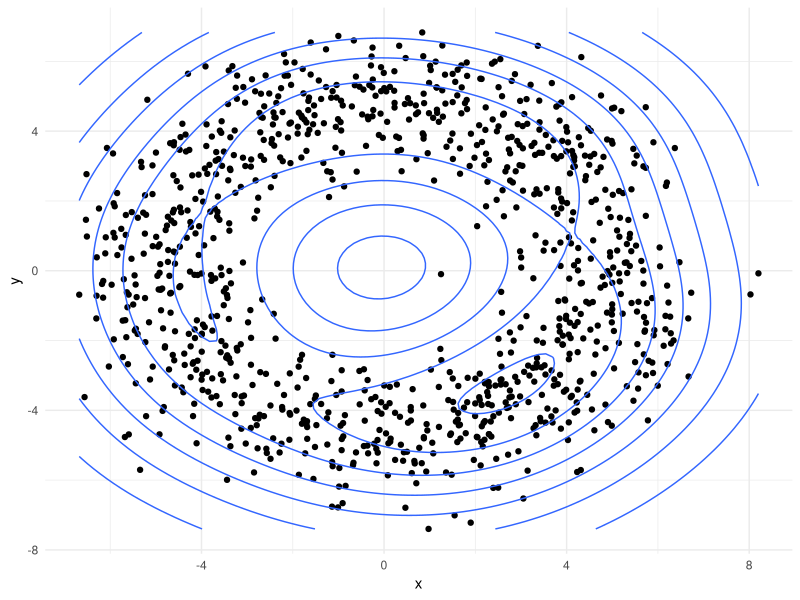
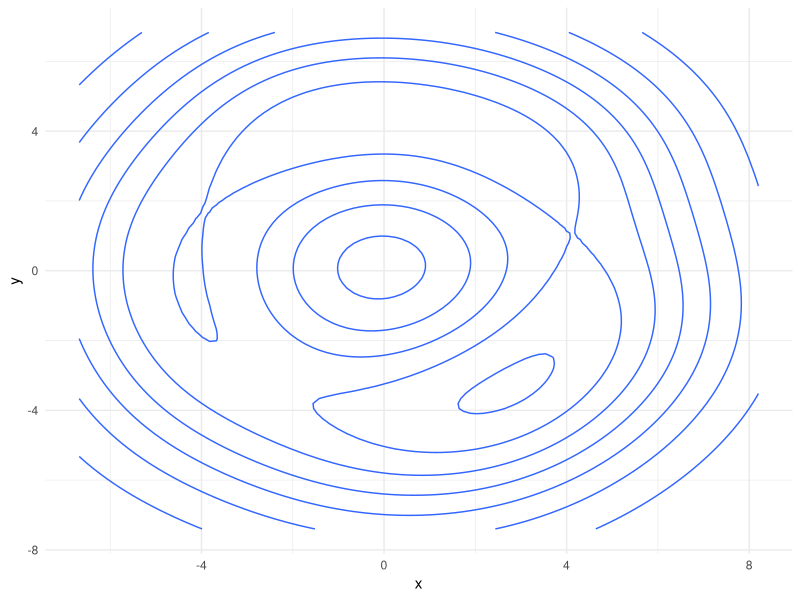

Write R code to recreate these figures, in order. (Note: this script raises an error after producing the figures.)
#' bivariate donut
#' 
#' \theta ~ U(0,2*pi)
#' r ~ N(1,1/4)
#' 
#' x = f(\theta,r) = r*cos(\theta)
#' y = f(\theta,r) = r*sin(\theta)
#' 
#' r = f(x,y) = sqrt(x^2+y^2)
#'
#' theta = f(x,y) = arcsin(y/r) = arccos(x/r)
r_bivariate_donut <- function(n, r_mu=1, r_sd=r_mu/4) {
  thetas <- runif(n,0,2*pi)
  rs <- rnorm(n, r_mu, r_sd)
  x <- rs * cos(thetas)
	y <- rs * sin(thetas)
	return(cbind(x=x, y=y))
}

d_bivariate_donut <- function(x, y, r_mu=1, r_sd=r_mu/4, log=TRUE) {
  r <- sqrt(x^2+y^2)
#	theta <- asin(y/r)
# dunif(theta, 0,2*pi)
  cds <- dnorm(r,r_mu,r_sd,log=log)
  if (isTRUE(log)) 
		return(sum(cds))
	else
		return(prod(cds))
}

r_mu = 5
r_sd = 1

library(ggplot2)
draw_donut <- data.frame(r_bivariate_donut(10^3, r_mu, r_sd))

pl_sim <- ggplot(data=draw_donut, aes(x=x, y=y)) + 
	geom_point() + geom_density2d(adjust=2) +
	theme_minimal()

pl_sim_only_density <- ggplot(data=draw_donut, aes(x=x, y=y)) + 
	geom_density2d(adjust=2) +
	theme_minimal()

print(pl_sim)
print(pl_sim_only_density)


#' What does Gibbs do?
#' Later 
 

#' What does Metropolis do?

#' Proposal p(x,y|x*,y*)
r_metropolis_proposal <- function(xy, sd) {
  xy <- c(x=rnorm(1,xy['x'],sd), y=rnorm(1,xy['y'],sd))
  return(xy)
}

d_metropolis_proposal <- function(xy_star, xy, sd, log=TRUE) {
  d_xy <- c(dnorm(xy_star['x'],xy['x'],sd,log), dnorm(xy_star['y'],xy['y'],sd,log))
  if (isTRUE(log))
    d_xy <- sum(d_xy)
  else
    d_xy <- prod(d_xy)
  return(d_xy)
}


metropolis_acceptance <- function(xy, xy_star, theta, sd_proposal) {
  log_d_xy <- d_bivariate_donut(xy['x'], xy['y'], theta['r_mu'], theta['r_sd'], log=TRUE)
  log_d_xy_star <- d_bivariate_donut(xy_star['x'], xy_star['y'], theta['r_mu'], theta['r_sd'], log=TRUE)
  log_d_xy_proposal <- d_metropolis_proposal(xy, xy_star, sd_proposal, log=TRUE)
  log_d_xy_star_proposal <- d_metropolis_proposal(xy_star, xy, sd_proposal, log=TRUE)
  a_ratio <- exp((log_d_xy_star + log_d_xy_proposal) - (log_d_xy + log_d_xy_star_proposal))
  a_prob <- ifelse(a_ratio > 1, 1, a_ratio)
  return(a_prob)
}

donut_metropolis <- function(n_iter, xy_init, theta, sd_proposal) {
  samples <- matrix(data=NA, nrow=6, ncol=n_iter+1)
  rownames(samples) <- c('iter','x','y','r','s','log_d')
  r <- sqrt(xy_init['x']^2+xy_init['y']^2)
  s <- acos(xy_init['x']/r)
  samples[,1] <- c(1,xy_init['x'], xy_init['y'], r, s, d_bivariate_donut(xy_init['x'],xy_init['y'], theta['r_mu'], theta['r_sd'], log=TRUE))
  xy <- xy_init
  for(i in 2:n_iter+1) {
    xy_star <- r_metropolis_proposal(xy, sd_proposal)
    a_prob <- metropolis_acceptance(xy, xy_star, theta, sd_proposal)
    if (a_prob > runif(1)) {
      xy <- xy_star
    }
    r <- sqrt(xy['x']^2+xy['y']^2)
    s <- acos(xy['x']/r)
    samples[,i] <- c(i, xy['x'],xy['y'],r,s,d_bivariate_donut(xy['x'], xy['y'], theta['r_mu'], theta['r_sd'], log=TRUE)) 
  }
  return(samples)
}

#' sample:
o <- donut_metropolis(1000, c(x=-5, y=0), c(r_mu=r_mu,r_sd=r_sd),1) %>% t %>% data.frame

#' define a x/y grid:
a_grid <- expand.grid(x=seq(-8,8,l=50), y=seq(-8,8,l=50)) %>% data.frame
a_grid[['log_d']] <- apply(a_grid, 1, function(row) d_bivariate_donut(row['x'], row['y'],r_mu, r_sd,log=FALSE))

pl_sad_metropolis <- ggplot() + 
  geom_contour(data=a_grid, aes(x=x, y=y, z=log_d)) + 
  geom_path(data=o, aes(x=x, y=y, colour=log_d)) + 
  geom_point(data=o, aes(x=x, y=y)) + theme_minimal() + 
  coord_cartesian(xlim=c(-10,10), ylim=c(-10,10))

pl_sad_metropolis_trace <- ggplot(data=o %>% gather(parameter, value, x, y, r, s, log_d), aes(x=iter, y=value)) +
  facet_grid( parameter ~ ., scales='free_y') + geom_line() + theme_minimal() + 
  theme(strip.text.y=element_text(angle=0))

print(pl_sad_metropolis)
print(cov(draw_donut))


